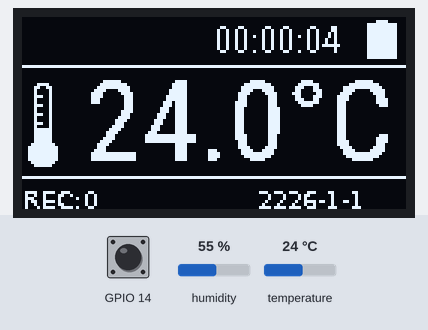
The sketch below on a simulated ESP32. Shown: 128×64 one-colour display. The test bench sets the inputs (shaded band); at power-on: GPIO 14 HIGH, humidity 55 %, temperature 24 °C. WiFi joins after 1.5 s; servers stay silent unless stated; EEPROM starts erased; no MQTT or app messages arrive unless stated; what the sketch prints to the serial monitor is not drawn.

Above: at 4.4 s.
4.5 s: GPIO 14 pulled LOW for 1 s
At 6.0 s:
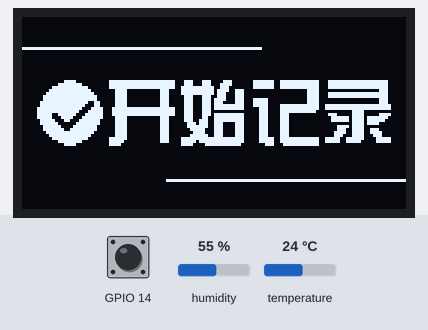
8.5 s: humidity set to 22 %
At 9.34 s:
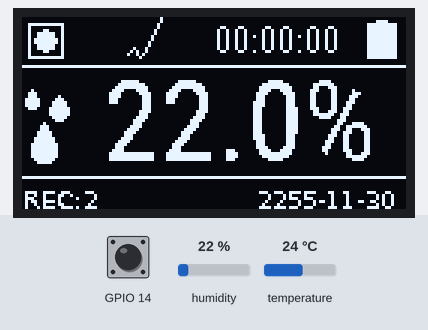
11.5 s: temperature set to 12 °C
At 11.73 s:
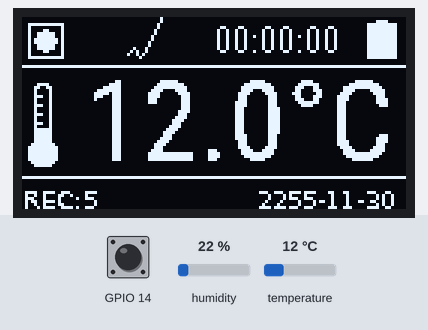
14.6 s: humidity set to 40 %
At 15.71 s:
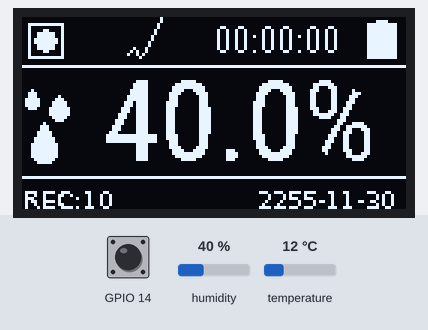
17.0 s: temperature set to 19 °C
At 20.48 s:
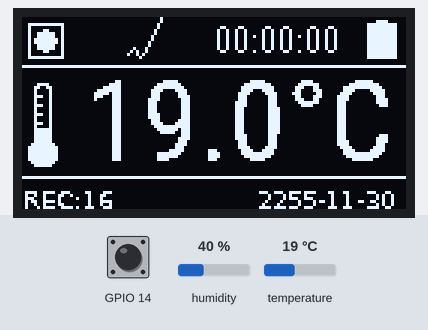

Measured:
- after the input at 4.5 s, the display: first differs from a run without the input after 1.1 s (image 1)
- what the display in image 1 shows lasts 2.3 s, from 5.6 s to 7.9 s

The sketch:

main.ino
```cpp
#include "config.h"
int rollback = 0;

//第二核创建任务代码
void codeForTask1(void *parameter)
{
  while (1) //这是核1 的loop
  {
    delay(10);
    button.tick(); //扫描按键
  }
}

void setup()
{
  // rollback =1;
  hardware_init(); //硬件初始化
  software_init(); //软件初始化
  if (oledState == OLED_ON)
    showWelcome();
  if (rollback)
  {
    /*************如果rollback置1, 会恢复出厂设置,数据全清***********/
    Serial.println("clean EEPROM");
    EEPROM.write(1, 0);
    EEPROM.commit();
    Serial.println("OK");
    ESP.deepSleep(300000000);
  }
  else
  {
    //3. 将任务句柄和任务代码传与某个核连接起来, 开始执行
    xTaskCreatePinnedToCore(codeForTask1, //任务函数名
                            "task1",      //用户起的任务名
                            1000,         //栈区分配大小
                            NULL,         //创建任务时传入的参数
                            1,            //优先级
                            &task1,       //用于传回创建任务的句柄,
                            0);           //用哪个核执行
    get_eeprom_firstBootFlag();           //获取EEPROM第1位,判断是否是初次开机
    eeprom_config_init(); //初始化EEPROM
    if (!WiFi.isConnected())
    {
      if (!autoConfig_wifi())
      {
        screenState = WIFI_SMART_SCREEN;
        smartWifiConfig();
      }
      else
      {
        screenState = MAIN_TEMP_SCREEN;
      }
    }
  }
}

void loop()
{
  if (!WiFi.isConnected())
  {
    if (!autoConfig_wifi())
    {
      screenState = WIFI_SMART_SCREEN;
    }
    else
    {
      screenState = MAIN_TEMP_SCREEN;
    }
  }
  if (millis() - OneNet_connected_Time > 60000)
  {
    if (!client.connected())
    {
      Serial.println("connecting to OneNet IOT...");
      client.setServer(mqtt_server, port); //设置客户端连接的服务器,连接Onenet服务器, 使用6002端口
      if (client.connect(mqtt_devid, mqtt_pubid, mqtt_password))
      {
        Serial.println("OneNet connected checked");
        OneNet_connected_Time = millis();
      }
    }
    delay(500);
  }
  if (oledState == OLED_ON && WiFi.isConnected())
  {
    sht20getTempAndHumi();
    screen_loop(); //展示和滚屏
    key_loop();
    screen_show(); //OLED最终显示
    send_Msg_var_GSM_while_OLED_on();
  }
  client.loop();
}

void send_Msg_var_GSM_while_OLED_on()
{
  if (workingState == WORKING)
  {
    now_rec_stamp = millis();
    if (now_rec_stamp - last_rec_stamp > sleeptime / 1000)
    {
      screen_loopEnabled = false;
      key_attach_null();
      client.disconnect();
      delay(200);
      //上传
      display.clear();
      display.setFont(Roboto_Condensed_12);
      display.setTextAlignment(TEXT_ALIGN_CENTER);
      display.drawString(64, 5, "Initializing modem...");
      display.drawProgressBar(5, 50, 118, 8, 5);
      display.display();

      display.clear();
      display.drawString(64, 5, "Waiting for network...");
      display.drawProgressBar(5, 50, 118, 8, 40);
      display.display();
      if (!WiFi.isConnected())
      {
        autoConfig_wifi(); //modem连接Wifi
      }
      else
      {
        Serial.println("WIFI is connected check");
      }

      display.clear();
      display.drawString(64, 5, "getting LBS...");
      display.drawProgressBar(5, 50, 118, 8, 70);
      display.display();
      getLBSLocation(); //获取定位信息

      display.clear();
      display.drawString(64, 5, "connecting to OneNet");
      display.drawProgressBar(5, 50, 118, 8, 90);
      display.display();
      sht20getTempAndHumi(); //获取温湿度数据
      if (!client.connected())
      {
        onenet_connect();
        Serial.println("onenet_connecting...");
      }
      else
      {
        Serial.println("onenet_connected check!!");
      }
      display.clear();
      display.drawString(64, 5, "uploading...");
      if (client.connected())
      {
        char subscribeTopic[75];
        char topicTemplate[] = "$sys/%s/%s/cmd/request/#"; //信息模板
        snprintf(subscribeTopic, 75, topicTemplate, mqtt_pubid, mqtt_devid);
        client.subscribe(subscribeTopic); //订阅命令下发主题
        getDesired();
        sendTempAndHumi();
      }
      else
      {
        Serial.println("onenet_connecting. failed");
      }
      display.drawProgressBar(5, 50, 118, 8, 100);
      display.display();
      delay(200);
      display.setTextAlignment(TEXT_ALIGN_LEFT);
      key_init();
      last_rec_stamp = millis();
      screen_loopEnabled = true;
      screen_On_Start = millis();
      screen_On_now = millis();
    }
  }
}
```

al_key1.ino
```cpp
#include "config.h"

void nullfunc()
{
  screen_On_Start = millis();
  screen_On_now = millis();
}
void doubleclick()
{
  if (oledState == OLED_ON)
  {
    Serial.println("doubleclick");
    keyState = DOUBLECLICK;
  }

  screen_On_Start = millis();
  screen_On_now = millis();
}
void click()
{
  if (oledState == OLED_ON)
  {
    Serial.println("click");
    keyState = CLICK;
  }
  screen_On_Start = millis();
  screen_On_now = millis();
}
void longPressStart()
{
  if (oledState == OLED_ON)
  {
    Serial.println("longPressStart");
    keyState = LONGPRESS_START;
  }
  screen_On_Start = millis();
  screen_On_now = millis();
}
void duringLongPress()
{
  if (oledState == OLED_ON)
  {
    screen_On_Start = millis();
    screen_On_now = millis();
  }
  if (button.isLongPressed())
  {
    Serial.print("duringLongPress:");
    Serial.println(button.getPressedTicks());
    keyScreen_Start = millis(); //处理长按界面下的长按
    keyScreen_Now = millis();   //处理长按界面下的长按
    delay(50);
    keyState = LONGPRESS_DURRING;
  }
}
void longPressStop()
{
  screen_On_Start = millis();
  screen_On_now = millis();
  Serial.println("longPressStop");
  keyState = LONGPRESS_END;
}
void key_loop()
{
  switch (keyState)
  {
  case CLICK:
    if (screenState == MAIN_TEMP_SCREEN || screenState == MAIN_HUMI_SCREEN)
    {
      screen_loopEnabled = false;
      screenState = TIPS_SCREEN;
      keyScreen_Start = millis();
      keyScreen_Now = millis();
      keyState = NOKEYDOWN;
    }
    else if (screenState == TIPS_SCREEN || screenState == BLE_SCREEN || screenState == REC_STOP_SCREEN)
    {
      screen_loopEnabled = true;
      Serial.println("anjianfanhui");
      keyState = NOKEYDOWN;
    }
    break;
  case DOUBLECLICK:
    if (screenState == MAIN_TEMP_SCREEN || screenState == MAIN_HUMI_SCREEN || screenState == TIPS_SCREEN)
    {
      screen_loopEnabled = false;
      screenState = BLE_SCREEN;
      keyScreen_Start = millis();
      keyScreen_Now = millis();
      keyState = NOKEYDOWN;
    }
    break;
  case LONGPRESS_END:
    if (screenState == MAIN_TEMP_SCREEN || screenState == MAIN_HUMI_SCREEN || screenState == TIPS_SCREEN)
    {
      if (workingState == NOT_WORKING)
      {
        rec_count = 0;
        screen_loopEnabled = false;
        screenState = REC_START_SCREEN;
        workingState = WORKING;
        current_rec_State = START_RECING;
        alFFS_thisRec_firstData_flag = true;
        last_rec_stamp = millis() - sleeptime / 1000 + 2000;
        now_rec_stamp = millis();
        Serial.println("workingState = WORKING;");
        keyState = NOKEYDOWN;
        tempUA = tempLA = 0;
      }
      else if (workingState == WORKING)
      {
        screen_loopEnabled = false;
        screenState = REC_STOP_SCREEN;
        workingState = NOT_WORKING;
        current_rec_State = END_RECING;
        Serial.println("workingState = NOT_WORKING;");
        keyScreen_Start = millis();
        keyScreen_Now = millis();
        keyState = NOKEYDOWN;
        tempUA = tempLA = 0;
      }
    }
    keyState = NOKEYDOWN; //处理长按界面下的长按
    break;
  default:
    break;
  }
}
void key_init()
{
  button.reset(); //清除一下按钮状态机的状态
  button.attachClick(click);
  button.attachDoubleClick(doubleclick);
  button.attachLongPressStart(longPressStart);
  button.attachDuringLongPress(duringLongPress);
  button.attachLongPressStop(longPressStop);
}
void key_attach_null()
{
  button.attachClick(nullfunc);
  button.attachDoubleClick(nullfunc);
  button.attachLongPressStart(nullfunc);
  button.attachDuringLongPress(nullfunc);
  button.attachLongPressStop(nullfunc);
}

// void oledoff_upload_but_click()
// {
//   Serial.println("oledoff_upload_but_click");
//   display.displayOn();
//   display.drawString(0, 28, "wait");
//   delay(200);
//   display.displayOff();
// }
```

al_oled.ino
```cpp
#include "config.h"

//启动界面
void showWelcome()
{
  display.setFont(ArialMT_Plain_10);
  for (size_t i = 0; i < 64; i++)
  {
    display.clear();
    display.drawXbm(128 - 2 * i, 16, 32, 32, logo_logo);
    display.drawXbm(32 + 128 - 2 * i, 20, 24, 24, logo_an);
    display.drawXbm(56 + 128 - 2 * i, 20, 24, 24, logo_leng);
    display.drawXbm(80 + 128 - 2 * i, 20, 24, 24, logo_ke);
    display.drawXbm(104 + 128 - 2 * i, 20, 24, 24, logo_ji);
    display.drawString(12, 51 + 64 - i, "wwww.anleng-tec.com");
    display.display();
  }
  delay(800);
}
//状态栏
void showStatusBar()
{
  if (workingState == WORKING)
    display.drawIco16x16(0, 0, F16x16_rec);
  else
    display.drawIco16x16(0, 0, F16x16_space);
  if (workingState == BLE_ON && workingState != WORKING)
    display.drawIco16x16(16, 0, F16x16_bluetooth);
  else
    display.drawIco16x16(16, 0, F16x16_space);
  if (qualifiedState == QUALITIFY_RIGHT && workingState == WORKING)
    display.drawIco16x16(32, 0, F16x16_right);
  else
    display.drawIco16x16(32, 0, F16x16_space);
  if (lockState == LOCKED && workingState == WORKING)
    display.drawIco16x16(48, 0, F16x16_lock);
  else
    display.drawIco16x16(48, 0, F16x16_space);
  display.setFont(Roboto_Condensed_12);
  char timestr[20];
  snprintf(timestr, 20, "%02d:%02d:%02d", rtc.now().hour(), rtc.now().minute(), rtc.now().second());
  display.drawString(64, 0, timestr);
  display.drawIco16x16(112, 0, F16x16_b100);
  display.drawHorizontalLine(0, 16, 128);
  display.drawHorizontalLine(0, 53, 128);
  display.setFont(Dialog_plain_8);
  display.drawString(0, 56, "REC:");
  char rec_str[10];
  sprintf(rec_str,"%d",rec_count);
  display.drawString(20, 56, rec_str);
  char datestr[20];
  snprintf(datestr, 20, "%d-%d-%d", rtc.now().year(), rtc.now().month(), rtc.now().day());
  display.drawString(78, 56, datestr);
}
//温度显示界面
void showTemp()
{
  char tempParam[32];
  sprintf(tempParam, "%.1f°C", currentTemp);
  display.clear();
  showStatusBar();
  display.drawXbm(0, 20, 16, 32, temp_icon);
  display.setFont(Roboto_Condensed_38);
  display.setTextAlignment(TEXT_ALIGN_CENTER);
  display.drawString(72, 12, tempParam);
  display.setTextAlignment(TEXT_ALIGN_LEFT);
  display.display();
}
//湿度显示界面
void showHumi()
{
  char humiParam[32];
  sprintf(humiParam, "%.1f%%", currentHumi);
  display.clear();
  showStatusBar();
  display.drawXbm(0, 22, 16, 32, humi_icon);
  display.setFont(Roboto_Condensed_38);
  display.setTextAlignment(TEXT_ALIGN_CENTER);
  display.drawString(72, 12, humiParam);
  display.setTextAlignment(TEXT_ALIGN_LEFT);
  display.display();
}
//温湿度滚动界面(阻塞)
void temp_humi_Scroll()
{
  for (size_t i = 0; i < 33; i++)
  {
    char tempParam[32];
    sprintf(tempParam, "%.1f°C", currentTemp);
    char humiParam[32];
    sprintf(humiParam, "%.1f%%", currentHumi);
    display.clear();
    showStatusBar();
    if (screenState == TEMP_HUMI_SCROLL_SCREEN)
    {
      display.drawXbm(0 - i * 4, 20, 16, 32, temp_icon);
      display.setFont(Roboto_Condensed_38);
      display.setTextAlignment(TEXT_ALIGN_CENTER);
      display.drawString(72 - i * 4, 12, tempParam);
      display.drawXbm(0 + 128 - i * 4, 22, 16, 32, humi_icon);
      display.setFont(Roboto_Condensed_38);
      display.drawString(72 + 128 - i * 4, 12, humiParam);
      display.setTextAlignment(TEXT_ALIGN_LEFT);
    }
    if (screenState == HUMI_TEMP_SCROLL_SCREEN)
    {
      display.drawXbm(0 - i * 4, 22, 16, 32, humi_icon);
      display.setFont(Roboto_Condensed_38);
      display.setTextAlignment(TEXT_ALIGN_CENTER);
      display.drawString(72 - i * 4, 12, humiParam);
      display.drawXbm(0 + 128 - i * 4, 20, 16, 32, temp_icon);
      display.setFont(Roboto_Condensed_38);
      display.drawString(72 + 128 - i * 4, 12, tempParam);
      display.setTextAlignment(TEXT_ALIGN_LEFT);
    }
    display.display();
  }
}
//WIFI连接界面
void showWifi(int i)
{
  display.setFont(ArialMT_Plain_10);
  switch (i)
  {
  case 0:
    display.clear();
    display.drawXbm(0, 21, 16, 23, wifi_zhi);
    display.drawXbm(16, 21, 16, 23, wifi_neng);
    display.drawXbm(32, 21, 16, 23, wifi_lian);
    display.drawXbm(48, 21, 16, 23, wifi_wang);
    display.drawXbm(64, 21, 16, 23, wifi_zhong);
    display.drawXbm(96, 16, 32, 32, wifi_icon1);
    display.display();
    break;
  case 1:
    display.clear();
    display.drawXbm(0, 21, 16, 23, wifi_zhi);
    display.drawXbm(16, 21, 16, 23, wifi_neng);
    display.drawXbm(32, 21, 16, 23, wifi_lian);
    display.drawXbm(48, 21, 16, 23, wifi_wang);
    display.drawXbm(64, 21, 16, 23, wifi_zhong);
    display.drawXbm(96, 16, 32, 32, wifi_icon2);
    display.display();
    break;
  case 2:
    display.clear();
    display.drawXbm(0, 21, 16, 23, wifi_zhi);
    display.drawXbm(16, 21, 16, 23, wifi_neng);
    display.drawXbm(32, 21, 16, 23, wifi_lian);
    display.drawXbm(48, 21, 16, 23, wifi_wang);
    display.drawXbm(64, 21, 16, 23, wifi_zhong);
    display.drawXbm(96, 16, 32, 32, wifi_icon3);
    display.display();
    break;
    // case 3:
    //   display.clear();
    //   display.drawXbm(0, 22, 32, 32, wifi_icon4);
    //   display.display();
  default:
    break;
  }
}
//WIFI配网界面
void showWifiSmart()
{
  display.clear();
  display.drawXbm(0, 5, 16, 23, wifi_zhi);
  display.drawXbm(16, 5, 16, 23, wifi_neng);
  display.drawXbm(32, 5, 16, 23, wifi_pei);
  display.drawXbm(48, 5, 16, 23, wifi_wang);
  display.drawXbm(8, 34, 16, 23, wifi_qing);
  display.drawXbm(24, 34, 16, 23, wifi_sao);
  display.drawXbm(40, 34, 16, 23, wifi_ma);
  display.drawXbm(64, 0, 64, 64, wifi_smart);
  display.display();
}
//单击后的提示界面
void showTips_Screen()
{
  display.clear();
  display.setFont(ArialMT_Plain_16);
  display.drawXbm(24, 0, 14, 16, tips_shi2);
  display.drawXbm(44, 0, 14, 16, tips_yong);
  display.drawXbm(64, 0, 14, 16, tips_shuo);
  display.drawXbm(84, 0, 14, 16, tips_ming);
  display.drawXbm(0, 16, 14, 16, tips_chang);
  display.drawXbm(14, 16, 14, 16, tips_an);
  display.drawString(28, 16, ":");
  display.drawXbm(36, 16, 14, 16, tips_kai);
  display.drawXbm(50, 16, 14, 16, tips_shi);
  display.drawString(64, 16, "/");
  display.drawXbm(72, 16, 14, 16, tips_ting);
  display.drawXbm(86, 16, 14, 16, tips_zhi);
  display.drawXbm(100, 16, 14, 16, tips_ji);
  display.drawXbm(114, 16, 14, 16, tips_lu);
  display.drawXbm(0, 32, 14, 16, tips_shuang);
  display.drawXbm(14, 32, 14, 16, tips_ji2);
  display.drawString(28, 32, ":");
  display.drawXbm(36, 32, 14, 16, tips_jin);
  display.drawXbm(50, 32, 14, 16, tips_ru);
  display.drawXbm(64, 32, 14, 16, tips_lan);
  display.drawXbm(78, 32, 14, 16, tips_ya);
  display.drawXbm(92, 32, 14, 16, tips_pei);
  display.drawXbm(106, 32, 14, 16, tips_dui);
  display.drawCircleQuads(52, 57, 6, 6);
  display.drawHorizontalLine(52, 51, 25);
  display.drawHorizontalLine(52, 63, 25);
  display.drawCircleQuads(76, 57, 6, 9);
  display.setTextAlignment(TEXT_ALIGN_CENTER);
  display.setFont(Roboto_Condensed_12);
  display.drawString(64, 50, "OK");
  display.setTextAlignment(TEXT_ALIGN_LEFT);
  display.display();
}
//双击后的蓝牙界面
void showBLEconnect_Screen()
{
  display.clear();
  display.setFont(Roboto_Condensed_38);
  display.drawString(0, 0, "BLE");
  display.display();
}
//长按后的界面
void show_recStart_Screen()
{
  display.clear();
  display.drawHorizontalLine(0, 10, 80);
  display.drawHorizontalLine(48, 54, 80);
  display.drawXbm(4, 20, 24, 24, tips_recon);
  display.drawXbm(28, 20, 24, 24, tips_kai3);
  display.drawXbm(52, 20, 24, 24, tips_shi3);
  display.drawXbm(76, 20, 24, 24, tips_ji3);
  display.drawXbm(100, 20, 24, 24, tips_lu3);
  display.display();
}

void show_recStop_Screen()
{
  display.clear();
  display.drawHorizontalLine(0, 10, 80);
  display.drawHorizontalLine(48, 54, 80);
  display.drawXbm(4, 20, 24, 24, tips_recoff);
  display.drawXbm(28, 20, 24, 24, tips_ting3);
  display.drawXbm(52, 20, 24, 24, tips_zhi3);
  display.drawXbm(76, 20, 24, 24, tips_ji3);
  display.drawXbm(100, 20, 24, 24, tips_lu3);
  display.display();
}
//屏幕状态机循环
void screen_loop()
{
  if (screen_loopEnabled)
  {
    loopnowTime = millis();
    looptimeSpan = loopnowTime - loopStartTime;
    switch (looptimeSpan)
    {
    case 0 ... 5000:
      screenState = MAIN_TEMP_SCREEN;
      break;
    case 5001 ... 5200:
      screenState = TEMP_HUMI_SCROLL_SCREEN;
      break;
    case 5201 ... 9800:
      screenState = MAIN_HUMI_SCREEN;
      break;
    case 9801 ... 10000:
      screenState = HUMI_TEMP_SCROLL_SCREEN;
      break;
    case 10001 ... INT_MAX:
      loopStartTime = millis();
      screenState = MAIN_TEMP_SCREEN;
      break;
    default:
      break;
    }
  }
}
void screen_show()
{
  switch (screenState)
  {
  case MAIN_TEMP_SCREEN:
    showTemp();
    break;
  case TEMP_HUMI_SCROLL_SCREEN:
    temp_humi_Scroll();
    break;
  case MAIN_HUMI_SCREEN:
    showHumi();
    break;
  case HUMI_TEMP_SCROLL_SCREEN:
    temp_humi_Scroll();
    break;
  case WIFI_CONNECT_SCREEN:
    showWifi(4);
    break;
  case WIFI_SMART_SCREEN:
    showWifiSmart();
    break;
  case TIPS_SCREEN:
    keyScreen_Now = millis();
    if (keyScreen_Now - keyScreen_Start < show_tip_screen_last)
      showTips_Screen();
    else
      screen_loopEnabled = true;
    break;
  case BLE_SCREEN:
    keyScreen_Now = millis();
    if (keyScreen_Now - keyScreen_Start < show_BLE_screen_last)
      showBLEconnect_Screen();
    else
      screen_loopEnabled = true;
    break;
  case REC_START_SCREEN:
    show_recStart_Screen();
    break;
  case REC_STOP_SCREEN:
    keyScreen_Now = millis();
    if (keyScreen_Now - keyScreen_Start < show_rec_stop_screen_last)
      show_recStop_Screen();
    else if (keyState != LONGPRESS_DURRING)
    {
      screen_loopEnabled = true;
    }
    break;
  default:
    break;
  }
}
```

al_sht20.ino
```cpp
/*----------------------------------------------------------
*                 sht20操作相关
*
*---------------------------------------------------------*/
#include "config.h"
void sht20getTempAndHumi()
{
  float _currentTemp = sht20.temperature();
  float _currentHumi = sht20.humidity();

  if (_currentTemp < 100)
  {
    currentTemp = _currentTemp;
    currentHumi = _currentHumi;
    tempAndHumi_Ready = true;
    postMsgId++;
  }
}
```

Source omitted: images.h (368703 bytes), init.ino (1590 bytes), network.ino (2970 bytes), onenet_mqtts.ino (4928 bytes), config.h (7872 bytes), eeprom_config.ino (3729 bytes)
